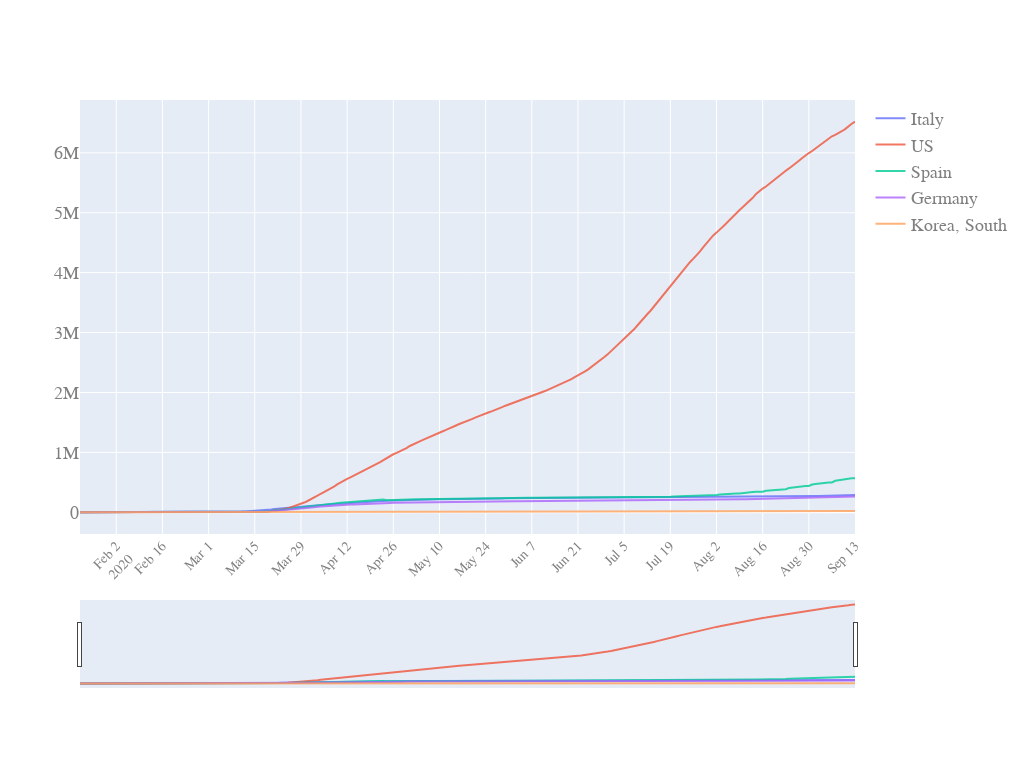

Write notebook code for a chart like this one.
### Code cell
quick_plot(df_analyse.date,
           df_analyse.iloc[:,1:],
           y_scale='linear',
           slider=True)

### Figure 1 — Plotly figure (JSON) as saved in the notebook; plotly's stock layout.template omitted (floating-point values rounded to 4 significant figures; data arrays with more than 128 entries replaced by an {"elided": "..."} marker saying what was removed)
{"data": [{"name": "Italy", "opacity": 0.8, "type": "scatter", "x": {"elided": "236 str values"}, "y": {"elided": "236 int values"}}, {"name": "US", "opacity": 0.8, "type": "scatter", "x": {"elided": "236 str values"}, "y": {"elided": "236 int values"}}, {"name": "Spain", "opacity": 0.8, "type": "scatter", "x": {"elided": "236 str values"}, "y": {"elided": "236 int values"}}, {"name": "Germany", "opacity": 0.8, "type": "scatter", "x": {"elided": "236 str values"}, "y": {"elided": "236 int values"}}, {"name": "Korea, South", "opacity": 0.8, "type": "scatter", "x": {"elided": "236 str values"}, "y": {"elided": "236 int values"}}], "layout": {"autosize": true, "font": {"color": "#7f7f7f", "family": "PT Sans, monospace", "size": 18}, "height": 768, "width": 1024, "xaxis": {"nticks": 20, "rangeslider": {"visible": true}, "tickangle": -45, "tickfont": {"color": "#7f7f7f", "size": 14}}, "yaxis": {"type": "linear"}}}
